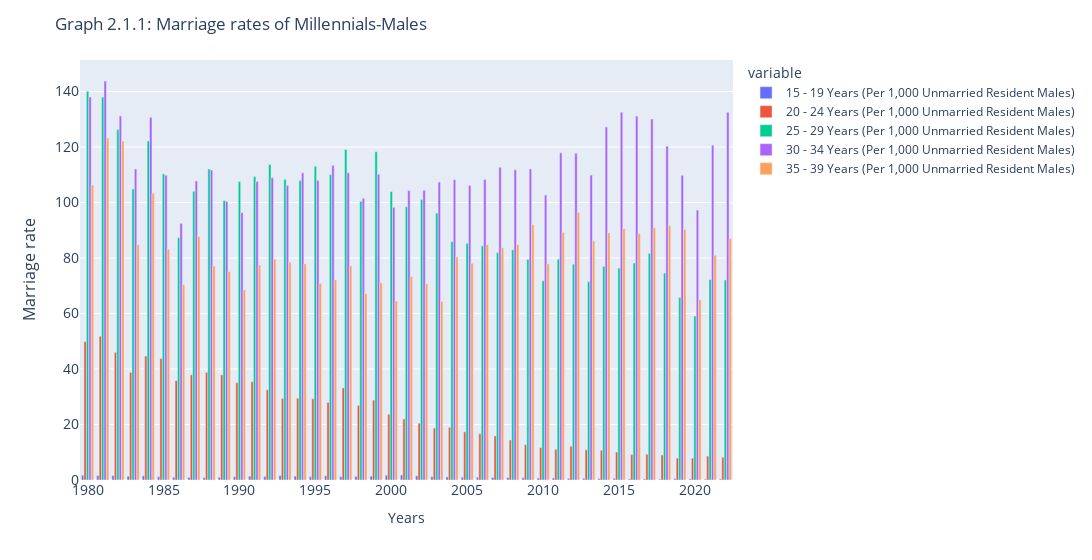

Notebook source saved alongside this figure:
### Code cell
import plotly.express as px
import plotly.graph_objs as go

# Marriage rates of Millennials-Males
m1 = px.bar(mar_males_r,x="Years",y=["15 - 19 Years (Per 1,000 Unmarried Resident Males)", "20 - 24 Years (Per 1,000 Unmarried Resident Males)", "25 - 29 Years (Per 1,000 Unmarried Resident Males)", "30 - 34 Years (Per 1,000 Unmarried Resident Males)", "35 - 39 Years (Per 1,000 Unmarried Resident Males)"])
m1.update_layout(
title='Graph 2.1.1: Marriage rates of Millennials-Males', hovermode='x', barmode='group', width = 4000,
xaxis_tickfont_size=14,
yaxis= dict(title='Marriage rate',titlefont_size=16,tickfont_size=14))
pio.show(m1)

### Figure 1 — Plotly figure (JSON) as saved in the notebook; plotly's stock layout.template omitted (floating-point values rounded to 4 significant figures)
{"data": [{"alignmentgroup": "True", "hovertemplate": "variable=15 - 19 Years (Per 1,000 Unmarried Resident Males)<br>Years=%{x}<br>value=%{y}<extra></extra>", "legendgroup": "15 - 19 Years (Per 1,000 Unmarried Resident Males)", "marker": {"color": "#636efa", "pattern": {"shape": ""}}, "name": "15 - 19 Years (Per 1,000 Unmarried Resident Males)", "offsetgroup": "15 - 19 Years (Per 1,000 Unmarried Resident Males)", "orientation": "v", "showlegend": true, "textposition": "auto", "type": "bar", "x": [2022, 2021, 2020, 2019, 2018, 2017, 2016, 2015, 2014, 2013, 2012, 2011, 2010, 2009, 2008, 2007, 2006, 2005, 2004, 2003, 2002, 2001, 2000, 1999, 1998, 1997, 1996, 1995, 1994, 1993, 1992, 1991, 1990, 1989, 1988, 1987, 1986, 1985, 1984, 1983, 1982, 1981, 1980], "xaxis": "x", "y": [0.4, 0.3, 0.4, 0.5, 0.3, 0.4, 0.4, 0.6, 0.5, 0.6, 0.6, 0.7, 0.7, 0.8, 0.9, 0.9, 1, 1, 1.1, 1.2, 1.5, 1.8, 1.7, 1.4, 1.3, 1.2, 1.5, 1.2, 1.4, 1.6, 1.3, 1.4, 1.2, 1, 0.8, 1, 1, 1.2, 1.5, 1.4, 1.6, 1.6, 1.7], "yaxis": "y"}, {"alignmentgroup": "True", "hovertemplate": "variable=20 - 24 Years (Per 1,000 Unmarried Resident Males)<br>Years=%{x}<br>value=%{y}<extra></extra>", "legendgroup": "20 - 24 Years (Per 1,000 Unmarried Resident Males)", "marker": {"color": "#EF553B", "pattern": {"shape": ""}}, "name": "20 - 24 Years (Per 1,000 Unmarried Resident Males)", "offsetgroup": "20 - 24 Years (Per 1,000 Unmarried Resident Males)", "orientation": "v", "showlegend": true, "textposition": "auto", "type": "bar", "x": [2022, 2021, 2020, 2019, 2018, 2017, 2016, 2015, 2014, 2013, 2012, 2011, 2010, 2009, 2008, 2007, 2006, 2005, 2004, 2003, 2002, 2001, 2000, 1999, 1998, 1997, 1996, 1995, 1994, 1993, 1992, 1991, 1990, 1989, 1988, 1987, 1986, 1985, 1984, 1983, 1982, 1981, 1980], "xaxis": "x", "y": [8.2, 8.6, 7.9, 7.9, 9, 9.3, 9.2, 10.1, 10.7, 10.9, 12.2, 11.1, 11.7, 12.7, 14.4, 15.9, 16.7, 17.4, 19, 18.7, 20.5, 22, 23.7, 28.8, 26.9, 33.2, 28, 29.3, 29.5, 29.4, 32.5, 35.4, 35.1, 37.9, 38.8, 37.9, 35.8, 43.8, 44.7, 38.8, 46, 51.8, 49.9], "yaxis": "y"}, {"alignmentgroup": "True", "hovertemplate": "variable=25 - 29 Years (Per 1,000 Unmarried Resident Males)<br>Years=%{x}<br>value=%{y}<extra></extra>", "legendgroup": "25 - 29 Years (Per 1,000 Unmarried Resident Males)", "marker": {"color": "#00cc96", "pattern": {"shape": ""}}, "name": "25 - 29 Years (Per 1,000 Unmarried Resident Males)", "offsetgroup": "25 - 29 Years (Per 1,000 Unmarried Resident Males)", "orientation": "v", "showlegend": true, "textposition": "auto", "type": "bar", "x": [2022, 2021, 2020, 2019, 2018, 2017, 2016, 2015, 2014, 2013, 2012, 2011, 2010, 2009, 2008, 2007, 2006, 2005, 2004, 2003, 2002, 2001, 2000, 1999, 1998, 1997, 1996, 1995, 1994, 1993, 1992, 1991, 1990, 1989, 1988, 1987, 1986, 1985, 1984, 1983, 1982, 1981, 1980], "xaxis": "x", "y": [72.1, 72.2, 59.1, 65.8, 74.6, 81.7, 78.2, 76.4, 77, 71.5, 77.8, 79.6, 71.8, 79.5, 83, 82, 84.4, 85.3, 85.9, 96.2, 101.1, 98.5, 104, 118.3, 100.5, 119.1, 110.1, 113.1, 107.9, 108.3, 113.7, 109.4, 107.6, 100.7, 112.1, 104.1, 87.3, 110.3, 122.2, 104.9, 126.3, 138, 140.1], "yaxis": "y"}, {"alignmentgroup": "True", "hovertemplate": "variable=30 - 34 Years (Per 1,000 Unmarried Resident Males)<br>Years=%{x}<br>value=%{y}<extra></extra>", "legendgroup": "30 - 34 Years (Per 1,000 Unmarried Resident Males)", "marker": {"color": "#ab63fa", "pattern": {"shape": ""}}, "name": "30 - 34 Years (Per 1,000 Unmarried Resident Males)", "offsetgroup": "30 - 34 Years (Per 1,000 Unmarried Resident Males)", "orientation": "v", "showlegend": true, "textposition": "auto", "type": "bar", "x": [2022, 2021, 2020, 2019, 2018, 2017, 2016, 2015, 2014, 2013, 2012, 2011, 2010, 2009, 2008, 2007, 2006, 2005, 2004, 2003, 2002, 2001, 2000, 1999, 1998, 1997, 1996, 1995, 1994, 1993, 1992, 1991, 1990, 1989, 1988, 1987, 1986, 1985, 1984, 1983, 1982, 1981, 1980], "xaxis": "x", "y": [132.5, 120.6, 97.3, 109.8, 120.3, 130.1, 131.2, 132.5, 127.2, 109.9, 117.8, 117.9, 102.7, 112.1, 111.8, 112.7, 108.3, 106.1, 108.2, 107.4, 104.4, 104.3, 98.3, 110.2, 101.5, 110.7, 113.4, 108, 110.7, 106.1, 108.9, 107.6, 96.4, 100.4, 111.7, 107.8, 92.5, 109.8, 130.7, 112.1, 131.2, 143.8, 138], "yaxis": "y"}, {"alignmentgroup": "True", "hovertemplate": "variable=35 - 39 Years (Per 1,000 Unmarried Resident Males)<br>Years=%{x}<br>value=%{y}<extra></extra>", "legendgroup": "35 - 39 Years (Per 1,000 Unmarried Resident Males)", "marker": {"color": "#FFA15A", "pattern": {"shape": ""}}, "name": "35 - 39 Years (Per 1,000 Unmarried Resident Males)", "offsetgroup": "35 - 39 Years (Per 1,000 Unmarried Resident Males)", "orientation": "v", "showlegend": true, "textposition": "auto", "type": "bar", "x": [2022, 2021, 2020, 2019, 2018, 2017, 2016, 2015, 2014, 2013, 2012, 2011, 2010, 2009, 2008, 2007, 2006, 2005, 2004, 2003, 2002, 2001, 2000, 1999, 1998, 1997, 1996, 1995, 1994, 1993, 1992, 1991, 1990, 1989, 1988, 1987, 1986, 1985, 1984, 1983, 1982, 1981, 1980], "xaxis": "x", "y": [87.1, 81, 65, 90.3, 91.7, 90.9, 88.8, 90.6, 89.1, 86.2, 96.5, 89.2, 77.9, 92, 84.9, 83.7, 84.8, 78.1, 80.4, 64.4, 70.7, 73.3, 64.5, 71.1, 67.2, 77.2, 72.2, 70.8, 77.9, 78.5, 79.5, 77.5, 68.5, 75.1, 77.1, 87.7, 70.4, 83.2, 103.3, 84.8, 122.2, 123.3, 106.3], "yaxis": "y"}], "layout": {"barmode": "group", "hovermode": "x", "legend": {"title": {"text": "variable"}, "tracegroupgap": 0}, "margin": {"t": 60}, "title": {"text": "Graph 2.1.1: Marriage rates of Millennials-Males"}, "width": 4000, "xaxis": {"anchor": "y", "domain": [0, 1], "tickfont": {"size": 14}, "title": {"text": "Years"}}, "yaxis": {"anchor": "x", "domain": [0, 1], "tickfont": {"size": 14}, "title": {"font": {"size": 16}, "text": "Marriage rate"}}}}
